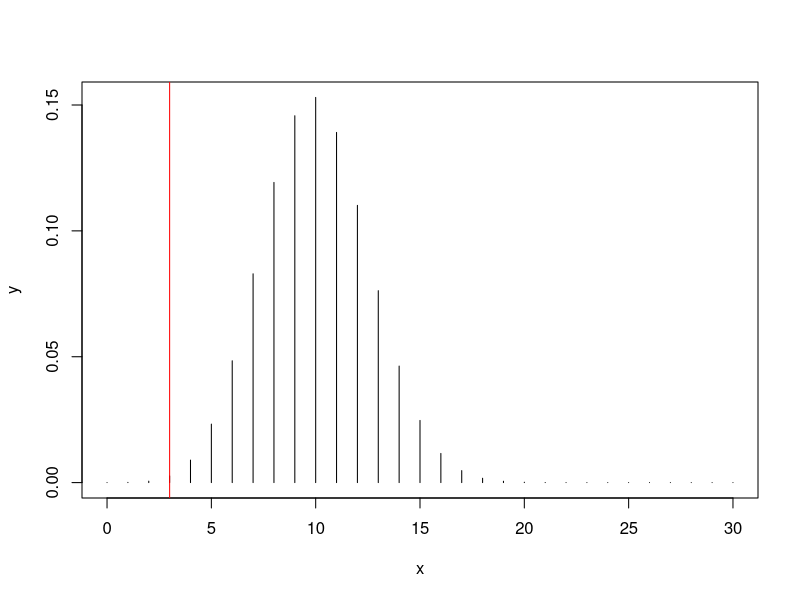
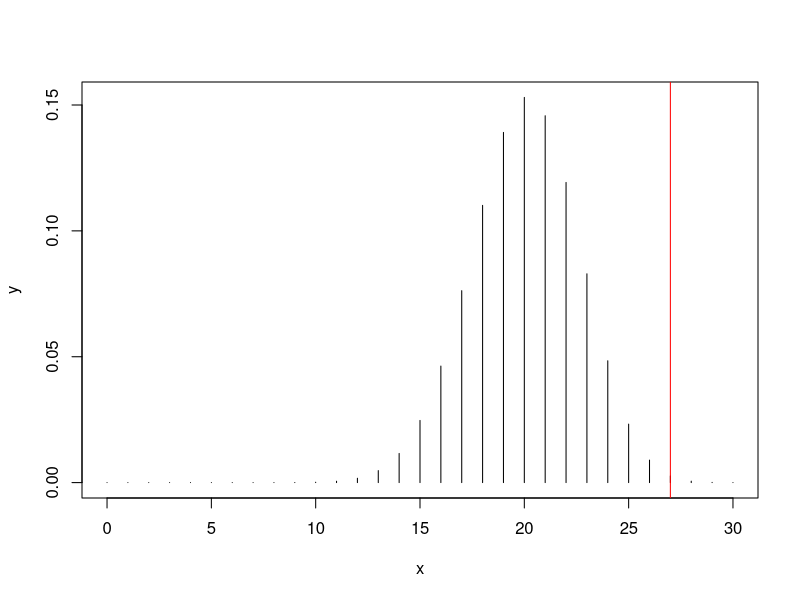
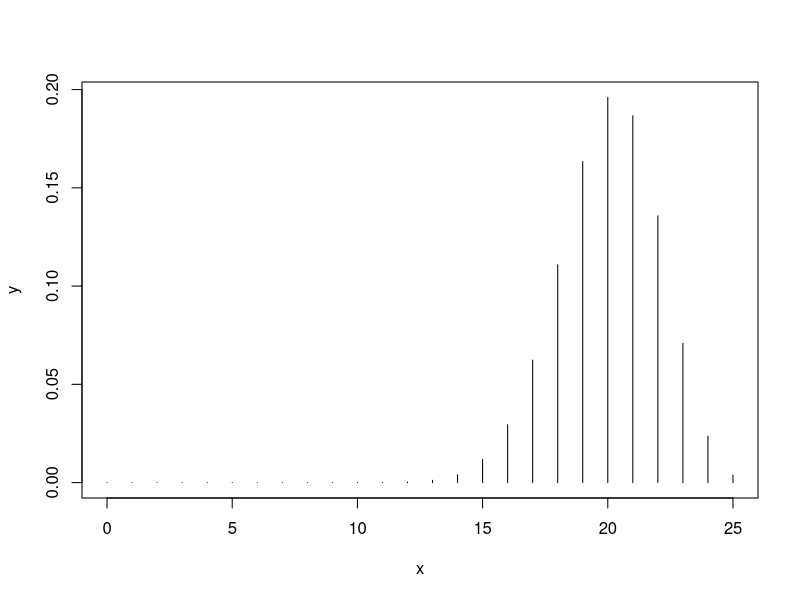
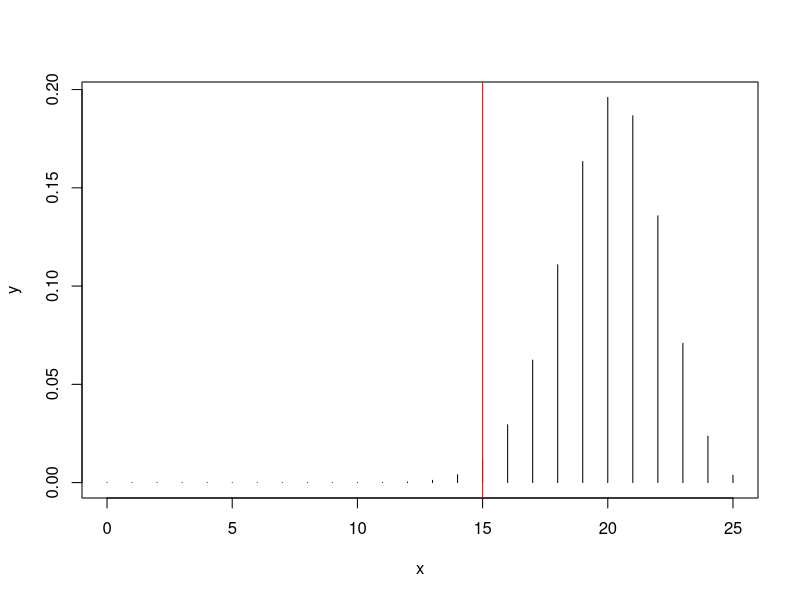
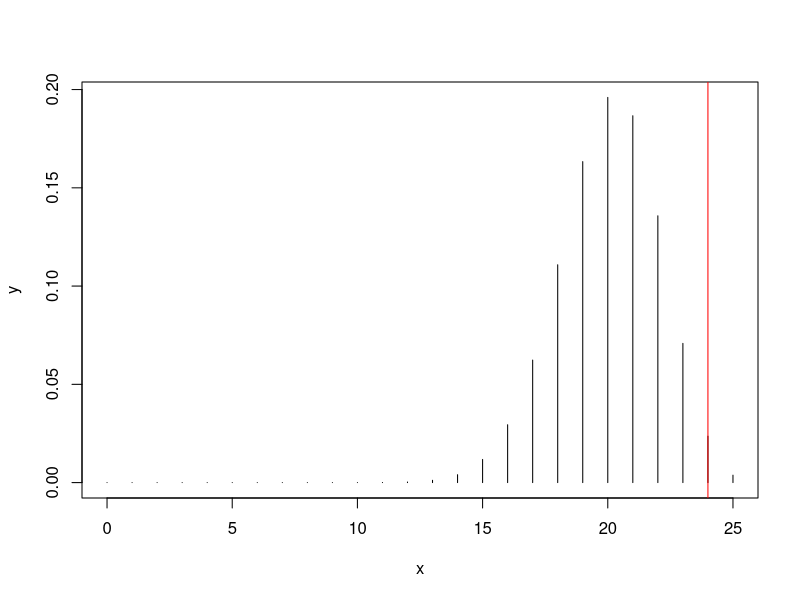
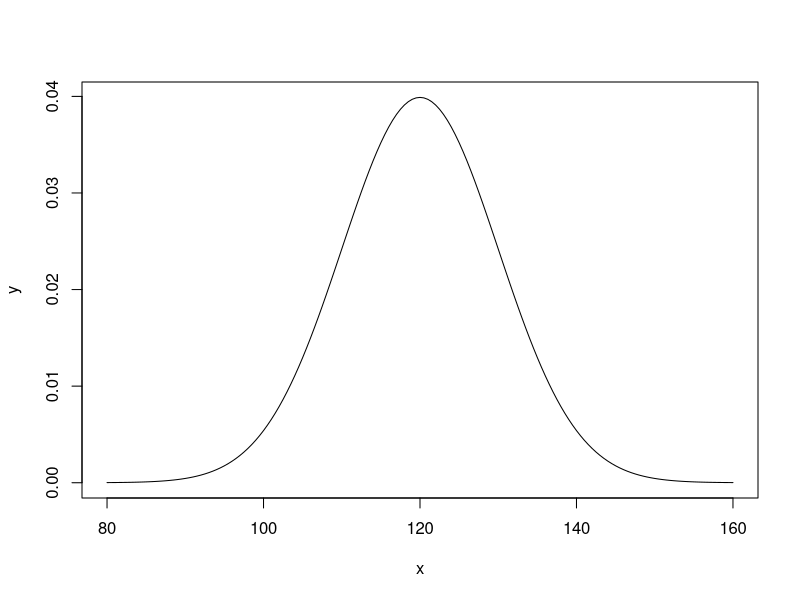

Write R code to recreate these figures, in order. (Note: this script raises an error after producing the figures.)
##3 How to set up a binomial distribution 

# from 0 to 30 rainy days in a month of 30 days, probability is 1/3

x=0:30
y=dbinom(x, size=30, prob=1/3)

plot(x,y,type="h")
abline(v=3, col="red") # add a vertical line at x=3

# cumulative probability: the sum of all point probabilities for values smaller than or equal to 3
pbinom(3, size=30, prob=1/3)

#if we calculate prob of sunny days

x=0:30
y=dbinom(x, size=30, prob=2/3)

plot(x,y,type="h")
abline(v=27, col="red") # add a vertical line at x=3

pbinom(27, size=30, prob=2/3)

# to get values larger than 27:
1- pbinom(27, size=30, prob=2/3)

# but be careful, this does not inclue larger than and equal to.

# two methods:
#1
1- pbinom(26, size=30, prob=2/3)

#2
1- pbinom(27, size=30, prob=2/3)+
  dbinom(27, size=30, prob=2/3)

# Another method 
pbinom(27, size=30, prob=2/3, lower.tail=FALSE)


# simga controls the spread (width) of the distribution, the o looking thing

# how to do it with equations 
n <- 30
p_rain <- 1/3
mu_rain <- n * p_rain
sd_rain <- sqrt(n*p_rain * (1-p_rain))

1- pnorm(3, mean = mu_rain, sd = sd_rain)


#Exercise 1
# A
x=0:25
y=dbinom(x, size=25, prob=0.8)
plot(x,y,type="h")

# B
dbinom(20, size=25, prob=0.8)

#C
plot(x,y,type="h")
abline(v=15, col="red")
pbinom(15, size=25, prob=0.8)

#D
plot(x,y,type="h")
abline(v=24, col="red")
1-pbinom(23, size=25, prob=0.8)



# Exercise 2
#A
x=seq(80,160,0.5)
y = dnorm(x,mean=120,sd=10)
plot(x, y, type = "l")

#B
dnorm(120, mean=120, sd=10)  # why is this more likely. bc it is the mean, so the most likely value to get
dnrom(145, mean=120, sd=10)

#C
abline(v=100, col="red") 
abline(v=140, col="red")
pnorm(140, mean = 120, sd = 10) - pnorm(100, mean = 120, sd = 10)  #pnorm = probability that is lower # probability is represented by the area under the surve between the values
# means that if we extract by random an individual in this populaiton we have a probability of ___ to observe an individual with a value between these two values in this population. 

#D
abine(v=145, col="blue")
1-pnorm(145, mean=120, sd=10)
